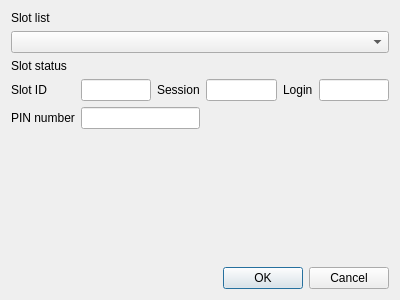
<?xml version="1.0" encoding="UTF-8"?>
<ui version="4.0">
 <class>InitPinDlg</class>
 <widget class="QDialog" name="InitPinDlg">
  <property name="geometry">
   <rect>
    <x>0</x>
    <y>0</y>
    <width>400</width>
    <height>300</height>
   </rect>
  </property>
  <property name="windowTitle">
   <string>Dialog</string>
  </property>
  <layout class="QGridLayout" name="gridLayout">
   <item row="4" column="0">
    <widget class="QLabel" name="label_4">
     <property name="text">
      <string>PIN number</string>
     </property>
    </widget>
   </item>
   <item row="5" column="0">
    <spacer name="verticalSpacer">
     <property name="orientation">
      <enum>Qt::Vertical</enum>
     </property>
     <property name="sizeHint" stdset="0">
      <size>
       <width>20</width>
       <height>40</height>
      </size>
     </property>
    </spacer>
   </item>
   <item row="3" column="1">
    <widget class="QLineEdit" name="mSlotIDText"/>
   </item>
   <item row="3" column="3">
    <widget class="QLineEdit" name="mSessionText"/>
   </item>
   <item row="3" column="4">
    <widget class="QLabel" name="label_6">
     <property name="text">
      <string>Login</string>
     </property>
    </widget>
   </item>
   <item row="2" column="0">
    <widget class="QLabel" name="label_2">
     <property name="text">
      <string>Slot status</string>
     </property>
    </widget>
   </item>
   <item row="3" column="0">
    <widget class="QLabel" name="label_3">
     <property name="text">
      <string>Slot ID</string>
     </property>
    </widget>
   </item>
   <item row="0" column="0">
    <widget class="QLabel" name="label">
     <property name="text">
      <string>Slot list</string>
     </property>
    </widget>
   </item>
   <item row="3" column="2">
    <widget class="QLabel" name="label_5">
     <property name="text">
      <string>Session</string>
     </property>
    </widget>
   </item>
   <item row="3" column="5">
    <widget class="QLineEdit" name="mLoginText"/>
   </item>
   <item row="1" column="0" colspan="6">
    <widget class="QComboBox" name="mSlotsCombo"/>
   </item>
   <item row="6" column="3" colspan="3">
    <widget class="QDialogButtonBox" name="buttonBox">
     <property name="orientation">
      <enum>Qt::Horizontal</enum>
     </property>
     <property name="standardButtons">
      <set>QDialogButtonBox::Cancel|QDialogButtonBox::Ok</set>
     </property>
    </widget>
   </item>
   <item row="4" column="1" colspan="2">
    <widget class="QLineEdit" name="mPinText"/>
   </item>
  </layout>
 </widget>
 <resources/>
 <connections>
  <connection>
   <sender>buttonBox</sender>
   <signal>accepted()</signal>
   <receiver>InitPinDlg</receiver>
   <slot>accept()</slot>
   <hints>
    <hint type="sourcelabel">
     <x>248</x>
     <y>254</y>
    </hint>
    <hint type="destinationlabel">
     <x>157</x>
     <y>274</y>
    </hint>
   </hints>
  </connection>
  <connection>
   <sender>buttonBox</sender>
   <signal>rejected()</signal>
   <receiver>InitPinDlg</receiver>
   <slot>reject()</slot>
   <hints>
    <hint type="sourcelabel">
     <x>316</x>
     <y>260</y>
    </hint>
    <hint type="destinationlabel">
     <x>286</x>
     <y>274</y>
    </hint>
   </hints>
  </connection>
 </connections>
</ui>
